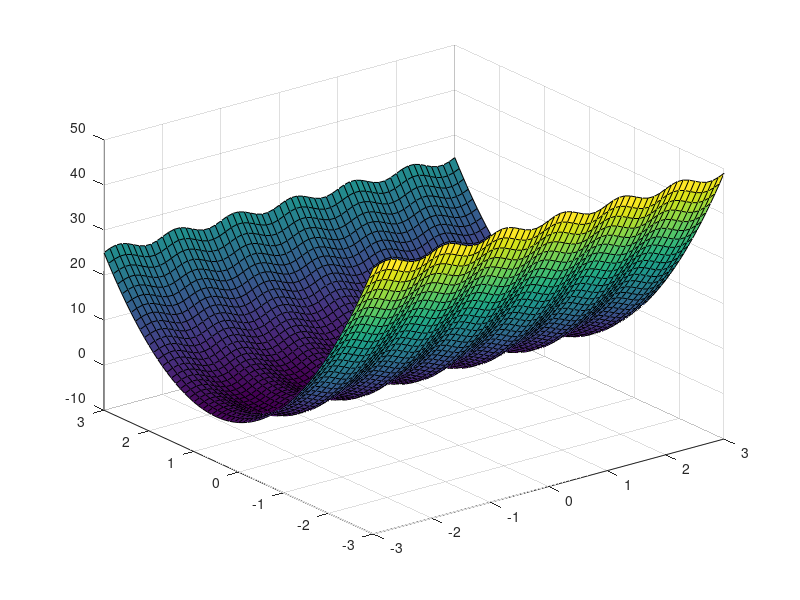

Write the MATLAB code that produced this figure.
%%
start = -3;
step = 0.1;
end_point = 3;
x_range = start:step:end_point;
y_range = start:step:end_point;
[X,Y] = meshgrid(x_range, y_range);
Z = sin(2*pi*X) + 4*(Y - 0.5).^2;
surf(X,Y,Z);